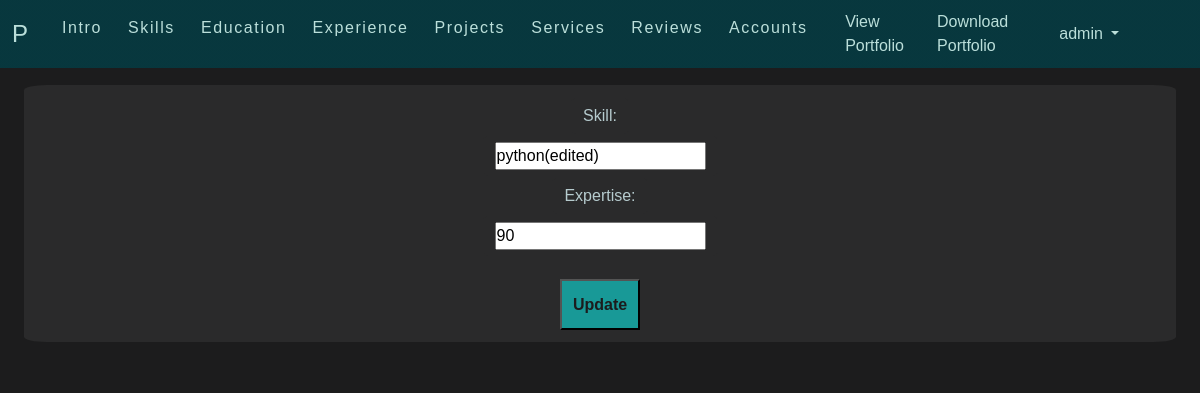
The app's page /skill/1 (signed in), older data.
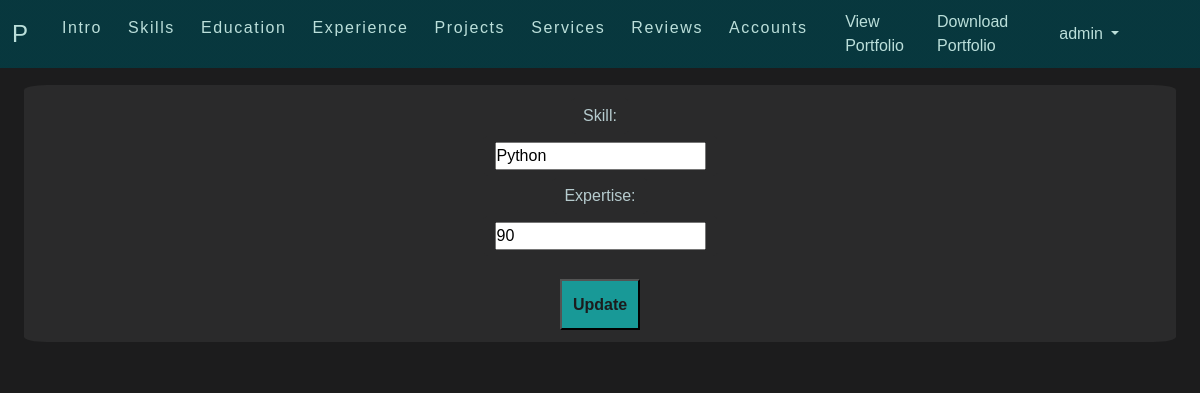
The same page, newer data.
### userapp/models.py (models this page shows, shortened)
class CustomUser(AbstractUser):
    username = models.CharField(max_length=30)
    email = models.EmailField(max_length=255,unique=True)
    USERNAME_FIELD = 'email'
    REQUIRED_FIELDS=['username']

### portfolio/models.py (models this page shows)
class Skill(models.Model):
    user = models.ForeignKey(CustomUser,on_delete=models.CASCADE,null=True)
    skill = models.CharField(max_length=30)
    expertise = models.PositiveIntegerField(default=0)

### portfolio/views.py (the view)
# urls.py: path('skill/<int:pk>',login_required(views.SkillUpdate.as_view(),login_url='/user/login/?next=/user/login/'),name='skillUpdate'),
class SkillUpdate(UpdateView):
    model = models.Skill
    form_class = forms.SkillsForm
    template_name = "portfolio/update.html"
    success_url = "/skill"

### portfolio/forms.py
class SkillsForm(forms.ModelForm):
    class Meta:
        model = models.Skill
        fields = ["skill","expertise"]

### templates/portfolio/update.html (shortened to what this page needs)
{% extends 'base.html' %}
{% block content %}
<div class="outerContainer">
    <div class="innerContainer">
        <form method="POST">
            <div class="formContainer">
                {% for field in form %}
                <div class="form-control">
                    {{field.label_tag}}
                </div>
                <div class="form-control">
                    {{field}}
                </div>
                {% endfor %}
                <button class="submit deleteButton" type="submit">Update</button>
            </div>
        </form>
    </div>
</div>
{% endblock %}

### templates/base.html (shortened to what this page needs)
{% load static %}
<!doctype html>
<html lang="en">
<head>
  <link href="https://cdn.jsdelivr.net/npm/bootstrap@5.3.1/dist/css/bootstrap.min.css" rel="stylesheet"
>
  <link rel="stylesheet"
    href="https://maxst.icons8.com/vue-static/landings/line-awesome/line-awesome/1.3.0/css/line-awesome.min.css">
  <link rel="stylesheet" type="text/css" href="/static/css/styles.css">
</head>
<body data-bs-spy="scroll" data-bs-target="#navbarNavAltMarkup">
  {% include 'navbar.html' %}
  {% block content %}
  {% endblock %}
</body>
</html>

### templates/navbar.html (shortened to what this page needs)
<nav class="navbar navbar-expand-xl fixed-top">
    <div class="container-fluid">
        <a class="navbar-brand" href="{% url 'home' %}">P</a>
        <div class="collapse navbar-collapse" id="navbarScroll">
            <div class="menu-container">
                <ul class="navbar-nav">
                    {% if user.is_authenticated %}
                    <a class="nav-link " href="{% url 'intro' %}"> Intro </a>
                    <a class="nav-link " href="{% url 'skills' %}"> Skills </a>
                    <a class="nav-link " href="{% url 'education'  %}"> Education </a>
                    <a class="nav-link " href="{% url 'experience' %}"> Experience </a>
                    <a class="nav-link " href="{% url 'projects' %}"> Projects </a>
                    <a class="nav-link " href="{% url 'services'  %}"> Services </a>
                    <a class="nav-link " href="{% url 'reviews'  %}"> Reviews </a>
                    <a class="nav-link " href="{% url 'accounts'  %}"> Accounts </a>
                    {% else %}
                    <a class="nav-link d-lg-none" href="{% url 'login' %}">Login</a>
                    {% endif %}
                </ul>
            </div>
            {% if user.is_authenticated %}
            <a class="nav-link d-none d-lg-block" style="margin-left: 2%; margin-right: 0;"
                href="{% url 'viewPortfolio' %}" target="_blank">View
                Portfolio</a>
            <a class="nav-link d-none d-lg-block" style="margin-left: 1%; margin-right: 0;"
                href="{% url 'downloadPortfolio' %}">Download
                Portfolio</a>
            {% endif %}
            {% if user.is_authenticated %}
            <li class="nav-item dropdown d-none d-lg-block" style="margin-left: 1%;">
                <a class="nav-link dropdown-toggle" href="#" id="navbarDropdownMenuLink" role="button"
                    data-bs-toggle="dropdown" aria-expanded="false">
                    {{user.username}}
                </a>
            </li>
            {% else %}
            <a class="nav-link d-none d-lg-block" href="{% url 'login' %}">Login</a>
            {% endif %}
        </div>
    </div>
</nav>

### static/css/styles.css (style rules this page uses)
* { margin: 0; padding: 0; box-sizing: border-box; font-family: "Poppins", sans-serif; }
body { padding-top: 3.8rem; background: var(--color-base2); color: var(--color-body); }
:root { --clr: #0ab3ff; --color-body: #b6cbce; --color-heading: #08fcd9; --color-base: #2a2a2b; --color-base2: #1c1c1d; --color-brand: #189997; --color-brand2: #bbdfda; --navbar-color: linear-gradient(rgba(3, 63, 71, 0.8), rgba(3, 63, 71, 0.8)); --sidbar-width: 240px; --font-base: "Bai Jamjuree"; }
nav { background: var(--navbar-color); }
.navbar-brand { color: var(--color-brand2); font-size: 1.5em; }
.nav-link { color: var(--color-brand2); }
.navbar-nav a { margin-left: 10px; letter-spacing: 0.1em; }
.navbar .nav-item { margin-right: 6%; }
@media (max-width: 1266px) { .menu-container { max-height: 80vh; overflow-y: auto; } }
@media (max-width: 1266px) { .navbar-collapse { min-width: 300px; } }
.outerContainer { display: flex; background: var(--color-base2); min-height: fit-content; }
.innerContainer { position: relative; background: var(--color-base); min-width: 96%; margin: 2%; padding: 1%; border-radius: 2%; }
.form-control { background-color: var(--color-base); border-color: var(--color-base); color: var(--color-body); }
.form-control::placeholder { color: var(--color-body); }
.submit { background: var(--color-brand); width: 100%; justify-content: center; color: var(--color-base2); font-style: var(--font-base); padding: 1%; font-weight: 700; }
.formContainer .submit { width: auto; }
.deleteButton { width: 80%; margin-top: 2%; }
.formContainer { display: flex; flex-direction: column; justify-content: center; align-items: center; }
.formContainer .form-control { width: fit-content; }

Row changes from the older to the newer data that the page shows:
changed Skill: skill "python(edited)" → "Python"
